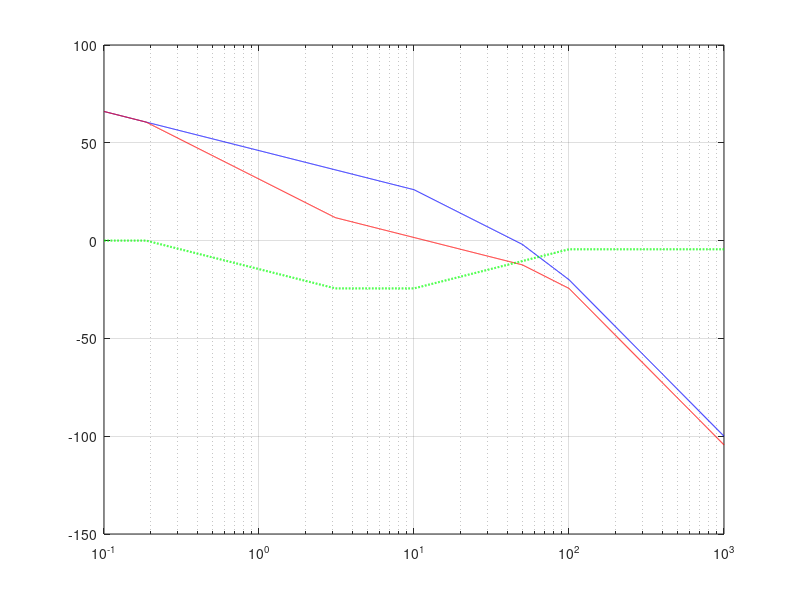

MATLAB code to generate this figure: (Note: this script raises an error after producing the figure.)
clear; clc; close all;

s = tf('s');
K = 200;
Tp = [0.1 0.02 0.01];
M_req = 1.35;
wc = 12;

W = K/(s*(0.1*s+1)*(0.02*s+1)*(0.01*s+1));
wp = 1./Tp;

q = M_req/(M_req-1);
w2 = wc/q;
w1 = wc*w2/K;

wp_cancel = wp(wp <= wc);
wp_keep = wp(wp > wc);
wp_extra = repmat(wp(end), 1, numel(wp_cancel));

Wku = (s/w2+1)/(s/w1+1);
for p = wp_cancel, Wku = Wku*(s/p+1); end
for p = wp_extra,  Wku = Wku/(s/p+1); end
Wku = minreal(Wku);

Wsk = minreal(W*Wku);
T0 = feedback(W,1);
T = feedback(Wsk,1);

w = logspace(-1,3,3000);
Lc = @(c) sum(20*log10(max(w(:)./c(:).',1)),2).';
Lsrc = 20*log10(K./w) - Lc(wp);
Lzh = 20*log10(K./w) + Lc(w2) - Lc([w1 wp_keep wp_extra]);
Lku = Lzh - Lsrc;

f1 = figure;
semilogx(w,Lsrc,'b',w,Lzh,'r',w,Lku,'g--','LineWidth',1.5);
grid on; yline(0,'k'); xline(wc,':k','\omega_c');
legend('L_{исх}','L_{ж}','L_{ку}','Location','southwest');
xlabel('\omega, рад/с'); ylabel('L, дБ'); title('Асимптотические ЛАЧХ');

f2 = figure;
step(T0,0:0.001:0.5); grid on;
title('Переходная характеристика исходной САУ');

f3 = figure;
step(T,0:0.001:2); grid on;
title('Переходная характеристика после коррекции');

f4 = figure;
margin(Wsk); grid on;

f5 = figure;
bode(W,'b',Wsk,'r',Wku,'g--'); grid on;
legend('W','W\cdot W_{ку}','W_{ку}');

saveas(f1,'fig_lachx.png');
saveas(f2,'fig_step_before.png');
saveas(f3,'fig_step_after.png');
saveas(f4,'fig_margin.png');
saveas(f5,'fig_bode.png');
